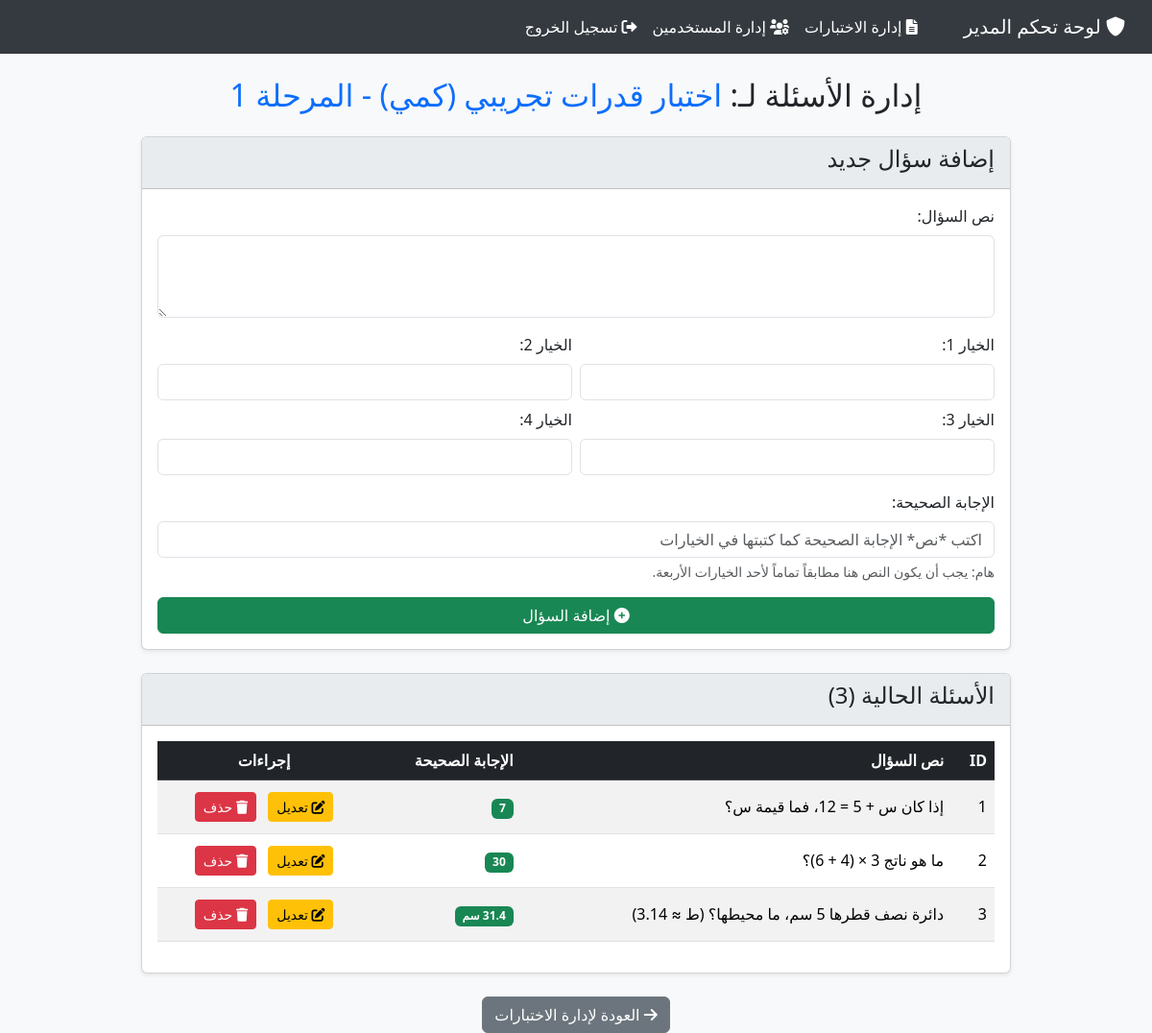
Page /admin/manage-questions/1 (signed in) on the committed database.
### tables this page shows
CREATE TABLE tests (
            id INTEGER PRIMARY KEY AUTOINCREMENT,
            name TEXT NOT NULL,
            type TEXT NOT NULL CHECK(type IN ('قياس', 'تحصيلي')),
            level INTEGER NOT NULL DEFAULT 1
        );

CREATE TABLE questions (
            id INTEGER PRIMARY KEY AUTOINCREMENT,
            test_id INTEGER NOT NULL,
            text TEXT NOT NULL,
            option1 TEXT NOT NULL,
            option2 TEXT NOT NULL,
            option3 TEXT NOT NULL,
            option4 TEXT NOT NULL,
            correct_option TEXT NOT NULL,
            FOREIGN KEY (test_id) REFERENCES tests (id)
        );

### app.py (the view, shortened to what this page needs)
@admin_bp.route('/manage-questions/<int:test_id>', methods=['GET', 'POST'])
def manage_questions(test_id):
    conn = get_db()
    cursor = conn.cursor()
    cursor.execute("SELECT name FROM tests WHERE id = ?", (test_id,))
    test = cursor.fetchone()
    if not test:
        flash('الاختبار غير موجود.', 'danger')
        conn.close()
        return redirect(url_for('admin.manage_tests'))
    cursor.execute("SELECT id, text, correct_option FROM questions WHERE test_id = ? ORDER BY id ASC", (test_id,))
    questions = cursor.fetchall()
    conn.close()
    return render_template('admin/manage_questions.html', test=test, questions=questions, test_id=test_id)

### app.py (called while the page is built)
@admin_bp.before_request
def require_admin_login():
    if 'user_id' not in session:
        flash('الرجاء تسجيل الدخول للوصول لهذه الصفحة.', 'warning')
        return redirect(url_for('login'))
    if session.get('username') != 'admin':
        flash('ليس لديك الصلاحيات الكافية.', 'danger')
        return redirect(url_for('dashboard')) # Redirect non-admins away

@app.context_processor
def inject_now():
    return {'now': dt.utcnow}

def get_db():
    conn = sqlite3.connect(DATABASE)
    conn.row_factory = sqlite3.Row
    conn.execute("PRAGMA foreign_keys = ON") # Enable foreign key support for cascade delete
    return conn

### templates/admin/manage_questions.html (shortened to what this page needs)
{% extends "admin/admin_base.html" %}
{% block content %}
<div class="container mt-4">
  <div class="row">
    <div class="col-md-10 mx-auto">
      <h2 class="text-center mb-4">
        إدارة الأسئلة لـ:
        <span class="text-primary">{{ test.name }}</span>
      </h2>
      <div class="card shadow-sm mb-4">
        <div class="card-header">
          <h4>إضافة سؤال جديد</h4>
        </div>
        <div class="card-body">
          <form
            action="{{ url_for('admin.manage_questions', test_id=test_id) }}"
            method="POST"
          >
            <div class="mb-3">
              <label for="question_text" class="form-label">نص السؤال:</label>
              <textarea class="form-control" id="question_text" name="question_text" rows="3" required></textarea>
            </div>
            <div class="row g-2 mb-3">
              <div class="col-md-6">
                <label for="option1" class="form-label">الخيار 1:</label>
                <input type="text" class="form-control" id="option1" name="option1" required />
              </div>
              <div class="col-md-6">
                <label for="option2" class="form-label">الخيار 2:</label>
                <input type="text" class="form-control" id="option2" name="option2" required />
              </div>
              <div class="col-md-6">
                <label for="option3" class="form-label">الخيار 3:</label>
                <input type="text" class="form-control" id="option3" name="option3" required />
              </div>
              <div class="col-md-6">
                <label for="option4" class="form-label">الخيار 4:</label>
                <input type="text" class="form-control" id="option4" name="option4" required />
              </div>
            </div>
            <div class="mb-3">
              <label for="correct_option" class="form-label">الإجابة الصحيحة:</label>
              <input
                type="text"
                class="form-control"
                id="correct_option"
                name="correct_option"
                placeholder="اكتب *نص* الإجابة الصحيحة كما كتبتها في الخيارات"
                required
              />
              <div class="form-text">
                هام: يجب أن يكون النص هنا مطابقاً تماماً لأحد الخيارات الأربعة.
              </div>
            </div>
            <button type="submit" class="btn btn-success w-100">
              <i class="fas fa-plus-circle"></i> إضافة السؤال
            </button>
          </form>
        </div>
      </div>
      <div class="card shadow-sm">
        <div class="card-header">
          <h4>الأسئلة الحالية ({{ questions|length }})</h4>
        </div>
        <div class="card-body">
          {% if questions %}
          <div class="table-responsive">
            <table class="table table-striped table-hover align-middle">
              <thead class="table-dark">
                <tr>
                  <th>ID</th>
                  <th>نص السؤال</th>
                  <th>الإجابة الصحيحة</th>
                  <th class="text-center">إجراءات</th>
                </tr>
              </thead>
              <tbody>
                {% for q in questions %}
                <tr>
                  <td>{{ q.id }}</td>
                  <td>{{ q.text }}</td>
                  <td><span class="badge bg-success">{{ q.correct_option }}</span></td>
                  <td class="text-center">
                     <a href="#" class="btn btn-warning btn-sm m-1"> <i class="fas fa-edit"></i> تعديل
                     </a>
                    <a
                      href="{{ url_for('admin.delete_question', question_id=q.id, test_id=test_id) }}"
                      class="btn btn-danger btn-sm m-1"
                      onclick="return confirm('هل أنت متأكد من حذف هذا السؤال؟ لا يمكن التراجع عن هذا الإجراء.');"
                    >
                      <i class="fas fa-trash"></i> حذف
                    </a>
                  </td>
                </tr>
                {% endfor %}
              </tbody>
            </table>
          </div>
          {% else %}
          <p class="text-center text-muted">لا توجد أسئلة مضافة لهذا الاختبار حالياً.</p>
          {% endif %}
        </div>
      </div>
       <div class="text-center mt-4">
        <a href="{{ url_for('admin.manage_tests') }}" class="btn btn-secondary">
            <i class="fas fa-arrow-right"></i> العودة لإدارة الاختبارات
        </a>
    </div>
    </div>
  </div>
</div>
{% endblock %}

### templates/admin/admin_base.html (style rules this page uses)
body { background-color: #f8f9fa; }
.card-header { background-color: #e9ecef; }

### rows in the picture
tests: name "اختبار قدرات تجريبي (كمي) - المرحلة 1"
questions: id "1", text "إذا كان س + 5 = 12، فما قيمة س؟", correct_option "7"
questions: id "2", text "ما هو ناتج 3 × (4 + 6)؟", correct_option "30"
questions: id "3", text "دائرة نصف قطرها 5 سم، ما محيطها؟ (ط ≈ 3.14)", correct_option "31.4 سم"

### other values in the picture
{{ questions|length }} "3"
